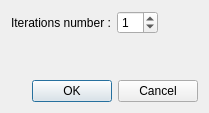
<?xml version="1.0" encoding="UTF-8"?>
<ui version="4.0">
 <class>Settings</class>
 <widget class="QDialog" name="Settings">
  <property name="geometry">
   <rect>
    <x>0</x>
    <y>0</y>
    <width>174</width>
    <height>75</height>
   </rect>
  </property>
  <property name="windowTitle">
   <string>Settings</string>
  </property>
  <layout class="QVBoxLayout" name="verticalLayout">
   <property name="sizeConstraint">
    <enum>QLayout::SetFixedSize</enum>
   </property>
   <item>
    <layout class="QGridLayout" name="gridLayout">
     <item row="0" column="0">
      <widget class="QLabel" name="label">
       <property name="text">
        <string>Iterations number :</string>
       </property>
      </widget>
     </item>
     <item row="0" column="1">
      <widget class="QSpinBox" name="Iteration">
       <property name="value">
        <number>1</number>
       </property>
      </widget>
     </item>
     <item row="0" column="2">
      <spacer name="horizontalSpacer">
       <property name="orientation">
        <enum>Qt::Horizontal</enum>
       </property>
       <property name="sizeHint" stdset="0">
        <size>
         <width>40</width>
         <height>20</height>
        </size>
       </property>
      </spacer>
     </item>
     <item row="1" column="0">
      <spacer name="verticalSpacer">
       <property name="orientation">
        <enum>Qt::Vertical</enum>
       </property>
       <property name="sizeHint" stdset="0">
        <size>
         <width>20</width>
         <height>40</height>
        </size>
       </property>
      </spacer>
     </item>
    </layout>
   </item>
   <item>
    <widget class="QDialogButtonBox" name="buttonBox">
     <property name="orientation">
      <enum>Qt::Horizontal</enum>
     </property>
     <property name="standardButtons">
      <set>QDialogButtonBox::Cancel|QDialogButtonBox::Ok</set>
     </property>
    </widget>
   </item>
  </layout>
 </widget>
 <resources/>
 <connections>
  <connection>
   <sender>buttonBox</sender>
   <signal>accepted()</signal>
   <receiver>Settings</receiver>
   <slot>accept()</slot>
   <hints>
    <hint type="sourcelabel">
     <x>248</x>
     <y>254</y>
    </hint>
    <hint type="destinationlabel">
     <x>157</x>
     <y>274</y>
    </hint>
   </hints>
  </connection>
  <connection>
   <sender>buttonBox</sender>
   <signal>rejected()</signal>
   <receiver>Settings</receiver>
   <slot>reject()</slot>
   <hints>
    <hint type="sourcelabel">
     <x>316</x>
     <y>260</y>
    </hint>
    <hint type="destinationlabel">
     <x>286</x>
     <y>274</y>
    </hint>
   </hints>
  </connection>
 </connections>
</ui>
